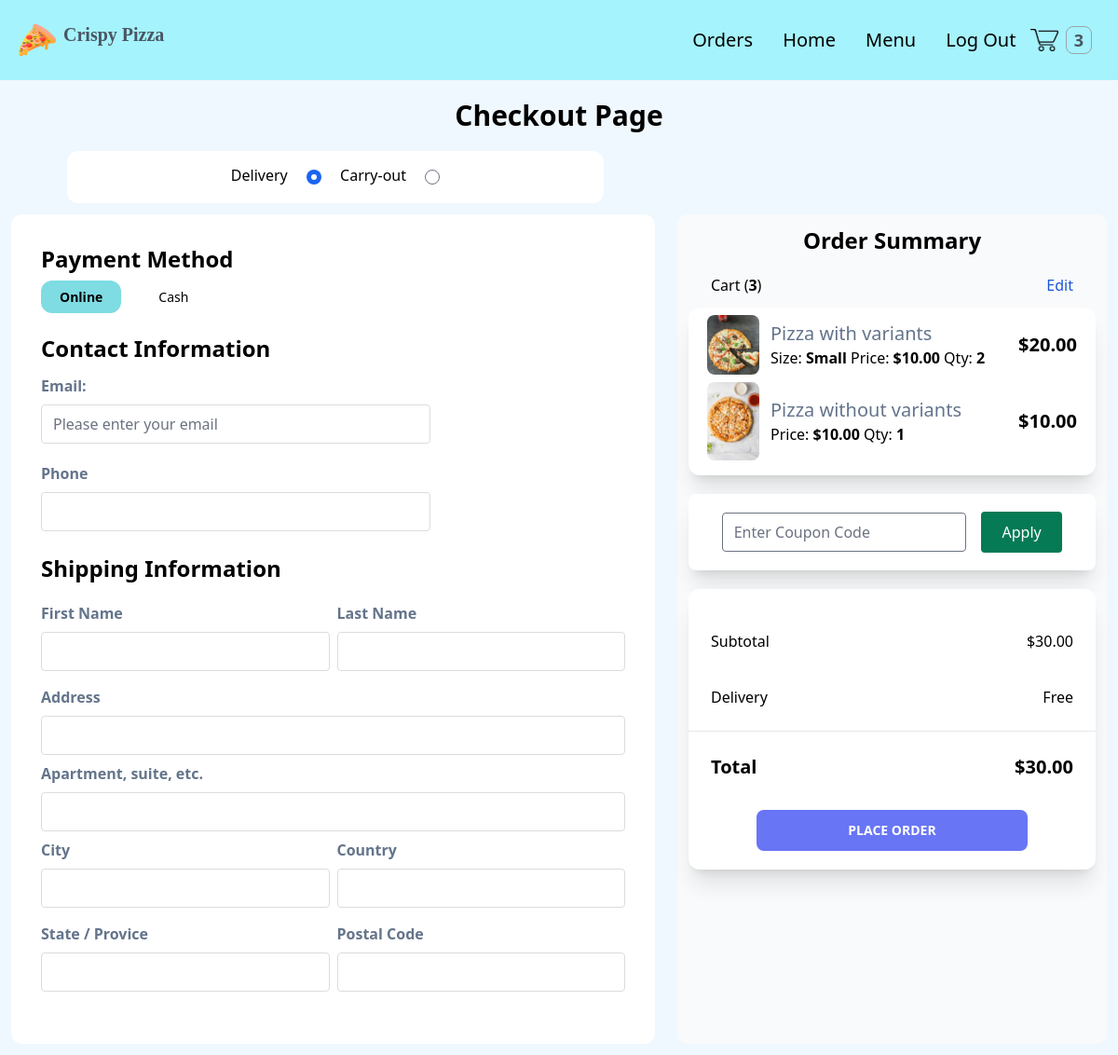
Page /checkout (signed in) on the earlier database version.
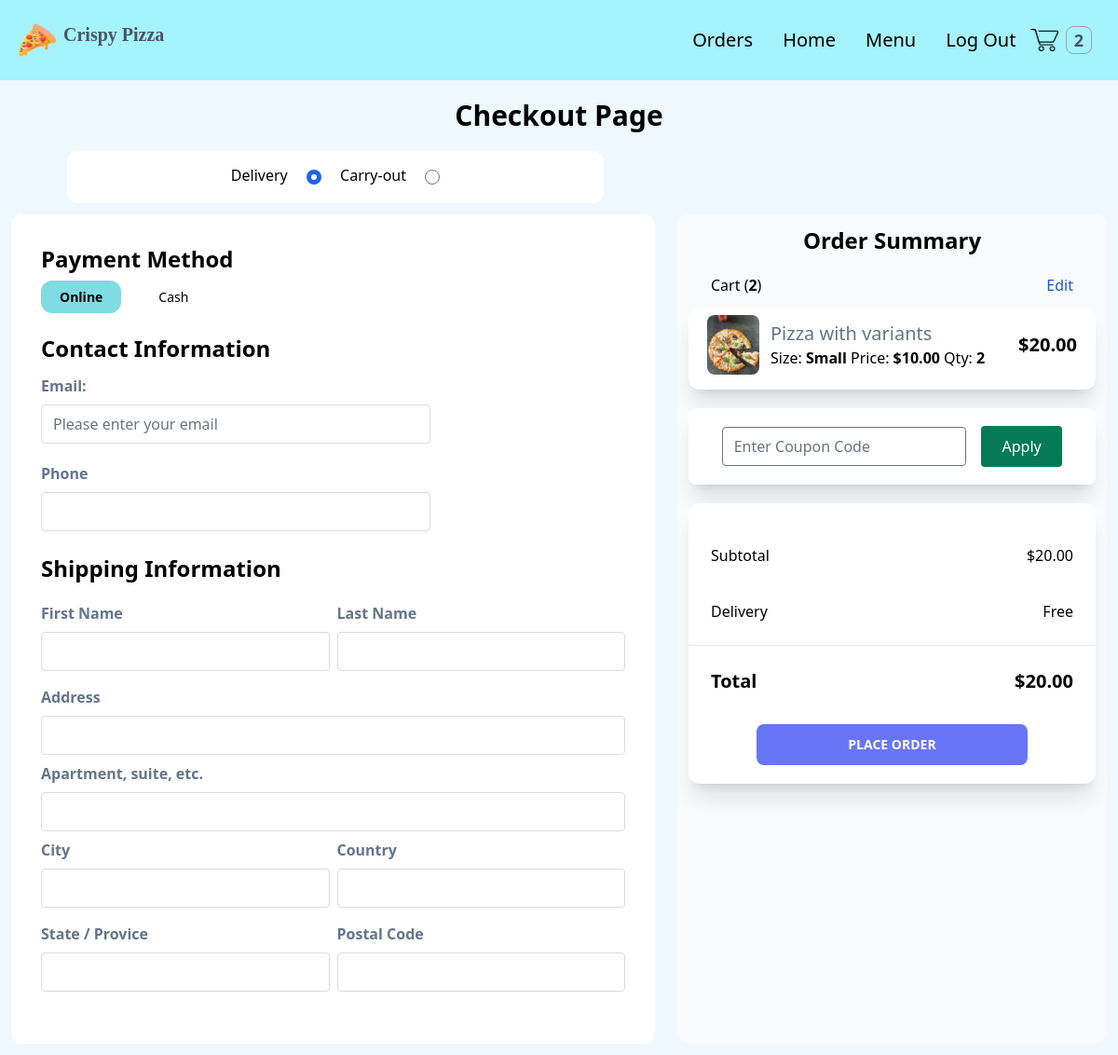
Same page on the later database version.
### order/models.py (models this page shows, shortened)
class Order(models.Model):
    PAYMENT_CHOICES = (
        ("cash", "cash"),
        ("online", "online")
    )
    DELIVERY_CHOICES = (
        ("delivery", "delivery"),
        ("carryout", "carryout")
    )
    transaction_id = models.UUIDField(
        primary_key=True, default=uuid.uuid4, editable=True)
    customer = models.ForeignKey(
        Customer, on_delete=models.CASCADE)
    date_ordered = models.DateTimeField(auto_now_add=True)
    date_modified = models.DateTimeField(auto_now=True)
    complete = models.BooleanField(default=False)
    paid = models.BooleanField(default=False)
    payment_method = models.CharField(max_length=10, choices=PAYMENT_CHOICES)
    delivery_method = models.CharField(max_length=10, choices=DELIVERY_CHOICES)
    shipping = models.ForeignKey(
        "ShippingAddress", on_delete=models.SET_NULL, blank=True, null=True)
    pickup = models.ForeignKey(
        "PickUpDetail", on_delete=models.SET_NULL, blank=True, null=True)
    coupon = models.ForeignKey(
        'Coupon', on_delete=models.SET_NULL, blank=True, null=True)
    email = models.EmailField(max_length=70, null=True, blank=True)
    phone = models.CharField(max_length=20, null=True, blank=True)
    @property
    def get_cart_subtotal(self):
        order_items = self.orderitem_set.all()
        total = sum([item.get_total for item in order_items])
        return total
    get_cart_subtotal.fget.short_description = 'Subtotal'
    @property
    def get_cart_total(self):
        total = self.get_cart_subtotal
        if self.coupon:
            total = total - self.get_coupon_value
        return total
    get_cart_total.fget.short_description = 'Total'
    @property
    def get_cart_items(self):
        order_items = self.orderitem_set.all()
        total = sum([item.quantity for item in order_items])
        return total
    get_cart_items.fget.short_description = '# Items'
    @property
    def get_coupon_value(self):
        if self.coupon:
            if self.coupon.discount_type == "Percent":
                coupon_value = round(
                    self.get_cart_subtotal*self.coupon.discount_amount/100, 2)
            else:
                coupon_value = self.coupon.discount_amount
        else:
            coupon_value = None
        return coupon_value
    get_coupon_value.fget.short_description = 'Coupon'

class OrderItem(models.Model):
    product = models.ForeignKey(Product, on_delete=models.CASCADE)
    order = models.ForeignKey(Order, on_delete=models.CASCADE)
    variation = models.ForeignKey(
        ProductVariant, on_delete=models.SET_NULL, blank=True, null=True)
    quantity = models.IntegerField(default=0)
    date_added = models.DateTimeField(auto_now_add=True)
    @property
    def get_total(self):
        if self.product.has_variants:
            total = self.variation.price * self.quantity
        else:
            total = self.product.price * self.quantity
        return total
    get_total.fget.short_description = 'Total'
    def image_tag(self):
        return mark_safe(f'<img src="{self.product.image.url}" width="100" height="100" />')
    image_tag.short_description = 'Image'

### store/models.py (models this page shows, shortened)
class Product(models.Model):
    id = models.UUIDField(primary_key=True, default=uuid.uuid4, editable=False)
    name = models.CharField(max_length=100)
    price = models.DecimalField(
        max_digits=6, decimal_places=2, blank=True, null=True)
    desc = models.TextField(max_length=500, blank=True, null=True)
    image = models.ImageField(blank=True, upload_to='images')
    created_at = models.DateField(auto_now_add=True)
    updated_at = models.DateField(auto_now=True)
    product_category = models.ForeignKey(
        "Category", on_delete=models.CASCADE, null=True, blank=True)
    class Meta:
        ordering = ('product_category',)
    def image_tag(self):
        if self.image:
            return mark_safe(f'<img src="{self.image.url}" width="100" height="100" />')
    image_tag.short_description = 'Image'
    @property
    def has_variants(self):
        if self.productvariant_set.count() > 0:
            return True
        else:
            return False

class ProductVariant(models.Model):
    title = models.CharField(max_length=100, blank=True, null=True)
    product = models.ForeignKey(Product, on_delete=models.CASCADE)
    size = models.ForeignKey(Size, on_delete=models.CASCADE)
    price = models.DecimalField(max_digits=6, decimal_places=2)

class Size(models.Model):
    name = models.CharField(max_length=20, blank=True, null=True, unique=True)

### order/views.py (the view)
# urls.py: path('checkout', views.checkout, name="checkout"),
def checkout(request):
    stripe_publishable_key = settings.STRIPE_PUBLISHABLE_KEY
    try:
        customer = get_customer_or_guest(request)
    except:
        return redirect('store:products')
    order_qs = Order.objects.filter(
        customer=customer, complete=False)
    if order_qs.exists():
        order = order_qs[0]
        order_items = OrderItem.objects.filter(order=order)
        coupon_form = CouponApplyForm()
        context = {"order": order, "order_items": order_items,
                   "coupon_form": coupon_form,
                   "stripe_publishable_key": stripe_publishable_key}
        if order.get_cart_items < 1:
            return redirect("store:products")
    else:
        return redirect("store:products")
    return render(request, 'order/checkout.html', context=context)

### order/forms.py
class CouponApplyForm(forms.Form):
    code = forms.CharField(max_length=50, widget=forms.TextInput(attrs={
        'class': 'w-3/5 m-2 rounded focus:ring-0 focus:border-[#c0c0c0] bg-green-100',
        'placeholder': 'Enter Coupon Code'
    }))

### order/views.py (called while the page is built)
def get_customer_or_guest(request):
    if request.user.is_authenticated:
        customer = request.user.customer
    else:
        customer, created = Customer.objects.get_or_create(
            device=request.COOKIES['device'])
    return customer

### store/context_processors.py (called while the page is built)
def get_cart_quantity(request):
    if request.user.is_authenticated:
        try:
            customer = request.user.customer
        except:
            number_of_items = 0
    else:
        try:
            customer, created = Customer.objects.get_or_create(
                device=request.COOKIES['device'])
        except:
            number_of_items = 0
    try:
        customer_order = Order.objects.filter(
            customer=customer, complete=False)[0]
        number_of_items = customer_order.get_cart_items
    except:
        number_of_items = 0
    return {'cart_quantity': number_of_items}

### order/templates/order/checkout.html (shortened to what the changed rows need)
{% extends 'store/base.html' %} {% block content %} {% load static%}
<div class="my-5">
  <h1 class="flex items-center justify-center font-bold text-md lg:text-3xl">
    Checkout Page
  </h1>
</div>
<div class="flex">
  <form id="address-form" method="POST" enctype="multipart/form-data" class="w-3/5 bg-white rounded-xl p-3 m-3">
    <div class="flex flex-col justify-between mx-3 mb-5 bg-transparent rounded-xl">
      <div class="p-2 mt-3">
        <h2 class="font-bold mb-3 text-2xl">Payment Method</h2>
      </div>
      <div class="p-2">
        <h2 class="font-bold mb-3 text-2xl">Contact Information</h2>
      </div>
      <div class="p-2">
        <h2 class="font-bold mb-5 text-2xl">Shipping Information</h2>
      </div>
    </div>
  </form>
  <div class="flex flex-col p-3 m-3 bg-gray-50 w-2/5 rounded-xl">
    <div>
      <h2 class="font-bold mb-5 text-2xl text-center">Order Summary</h2>
      <div class="flex justify-between mx-6 my-3">
        <p>Cart (<strong>{{order.get_cart_items}}</strong>)</p>
      </div>
      <div class="flex flex-col shadow-xl p-2 rounded-xl bg-white">
        {% for item in order_items %}
        <div class="flex gap-3 items-center mx-3 mb-2">
          <img class="w-14 rounded-lg" src="{{item.product.image.url}}" alt="" />
          <div>
            <h3 class="text-slate-500 text-xl">{{item.product.name}}</h3>
            {% if item.product.has_variants %}
            <p>
              Size: <strong>{{item.variation.size.name}}</strong> Price:
              <strong>${{item.variation.price}}</strong> Qty:
              <strong>{{item.quantity}}</strong>
            </p>
            {% else %}
            <p>
              Price: <strong>${{item.product.price}}</strong> Qty:
              <strong>{{item.quantity}}</strong>
            </p>
            {% endif %}
          </div>
          <p class="ml-auto font-bold text-xl">${{item.get_total}}</p>
        </div>
        {% endfor %}
      </div>
    </div>
    <div class="mt-5 py-5 shadow-xl rounded-xl bg-white">
      <div class="flex justify-between m-3 p-3">
        <p>Subtotal</p>
        <p>${{order.get_cart_subtotal}}</p>
      </div>
      <div class="flex justify-between m-3 p-3 font-bold text-xl">
        <p>Total</p>
        <p>${{order.get_cart_total}}</p>
      </div>
    </div>
  </div>
</div>
{% endblock %}

Differences in the rows shown:
no longer on this page (row edited): Order: get_cart_items "3", get_cart_subtotal "30.00", get_cart_total "30.00"
no longer on this page (row edited): OrderItem: product.image (picture), product.name "Pizza without variants", product.price "10.00", quantity "1", get_total "10.00"
added Order: get_cart_items "2", get_cart_subtotal "20.00", get_cart_total "20.00"
Other differences:
{{ cart_quantity }}: "3" → "2"
